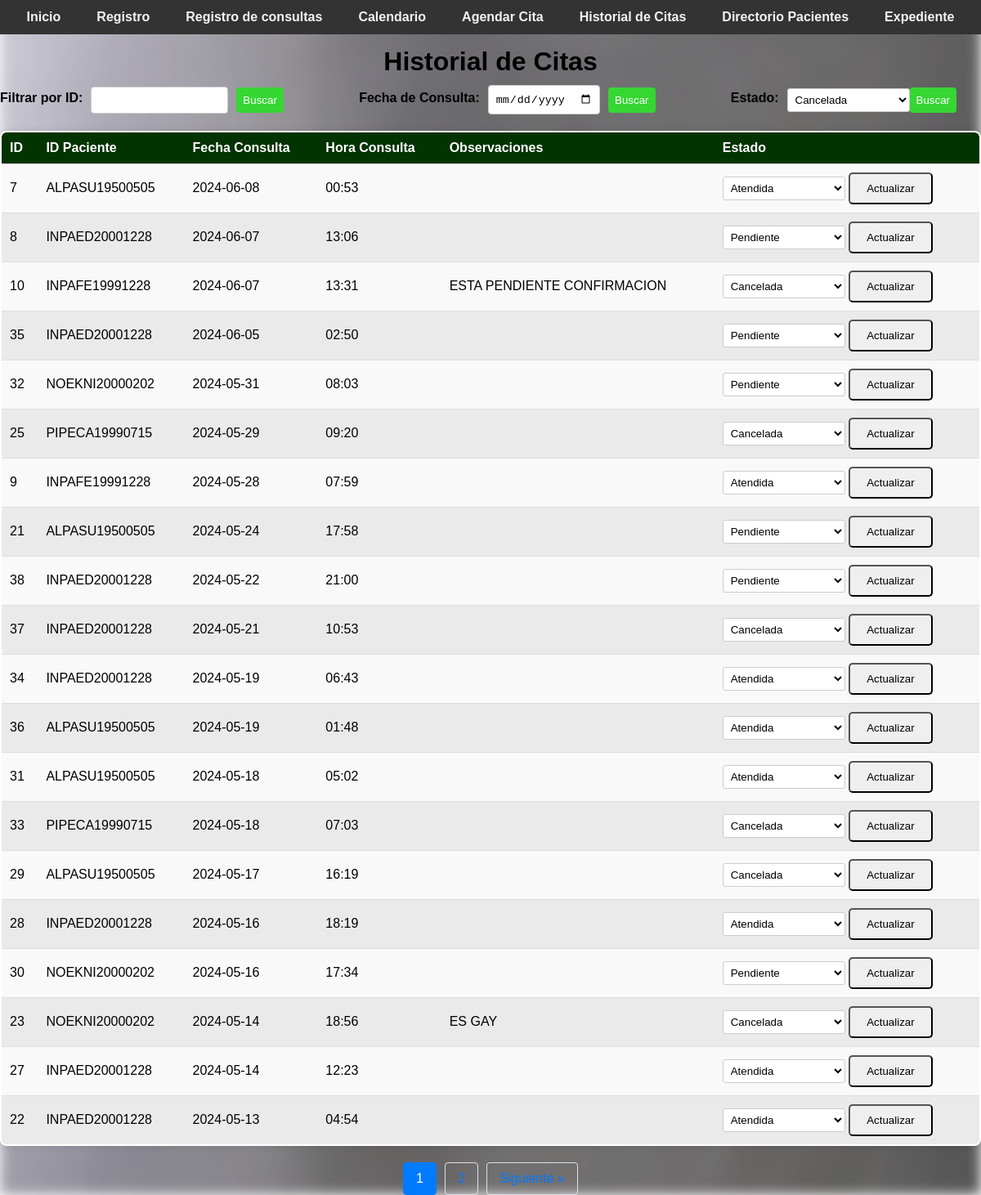
Page /historial_citas (signed in) on the earlier database version.
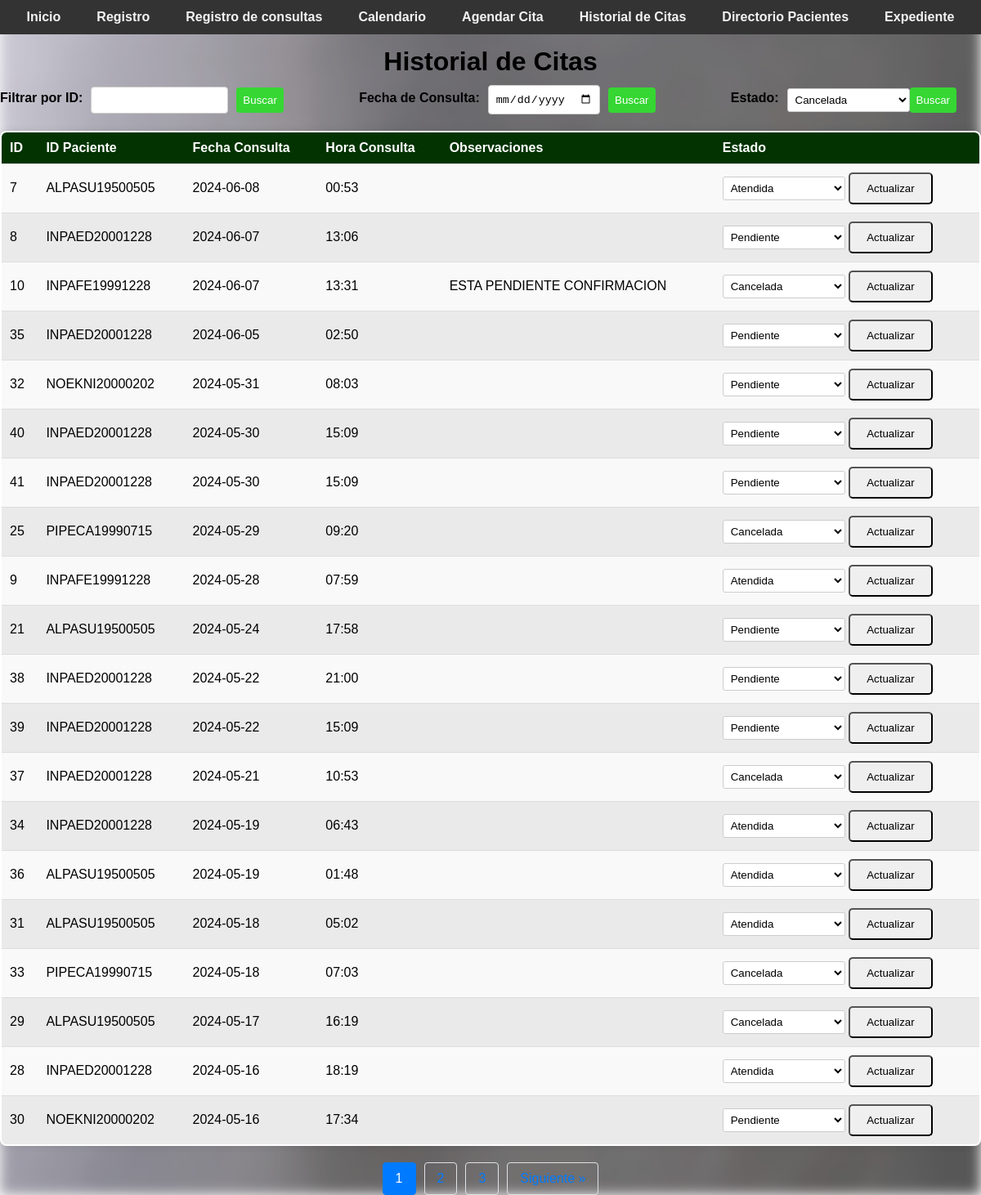
Same page on the later database version.
### tables this page shows
CREATE TABLE "citas_nutricion" (
                    id_cita INTEGER PRIMARY KEY AUTOINCREMENT,
                    id_paciente TEXT,
                    fecha_consulta TEXT NOT NULL,
                    hora_consulta TEXT NOT NULL, 
                    observaciones TEXT,
                    estado TEXT DEFAULT 'Pendiente',
                    FOREIGN KEY (id_paciente) REFERENCES pacientes(id_paciente)
                );

### app.py (the view, shortened to what this page needs)
@app.route('/historial_citas', methods=['GET', 'POST'])
@login_required
def historial_citas():
    filter_text = request.form.get('filter_text')
    filter_by = request.form.get('filter_by')
    page = request.args.get('page', 1, type=int)
    per_page = 20
    query = "SELECT * FROM citas_nutricion"
    params = []
    with get_db_connection() as connection:
        cursor = connection.cursor()
        cursor.execute(query, params)
        citas_nutricion = cursor.fetchall()
    with get_db_connection() as connection:
        cursor = connection.cursor()
        cursor.execute("SELECT id_paciente, primer_apellido, segundo_apellido, nombres FROM pacientes")
        pacientes = cursor.fetchall()
    citas_ordenadas = sorted(citas_nutricion, key=lambda x: x['fecha_consulta'], reverse=True)
    total_citas = len(citas_ordenadas)
    total_pages = math.ceil(total_citas / per_page)
    start = (page - 1) * per_page
    end = start + per_page
    citas_paginadas = citas_ordenadas[start:end]
    return render_template(
        'nutricion/historial_citas.html',
        citas_nutricion=citas_paginadas,
        pacientes=pacientes,
        page=page,
        total_pages=total_pages
    )

### app.py (called while the page is built)
def login_required(f):
    @wraps(f)
    def decorated_function(*args, **kwargs):
        if 'username' not in session:
            return redirect(url_for('login'))
        return f(*args, **kwargs)
    return decorated_function

def get_db_connection():
    connection = sqlite3.connect('nutricion_consulta.db')
    connection.row_factory = sqlite3.Row
    return connection

### templates/nutricion/historial_citas.html (shortened to what this page needs)
<!DOCTYPE html>
<html lang="es">
<head>
    <link rel="stylesheet" href="{{ url_for('static', filename='css/style.css') }}">
</head>
<body>
    <div class="navbar">
        <a href="/">Inicio</a>
        <a href="/registro">Registro</a>
        <a href="/consultar">Registro de consultas</a>
        <a href="/options">Calendario</a>
        <a href="/agendar_cita">Agendar Cita</a>
        <a href="/historial_citas">Historial de Citas</a>
        <a href="/directorio_pacientes">Directorio Pacientes</a>
        <a href="/expediente">Expediente</a>
    </div>
    <br>      <br>
    <h1>Historial de Citas</h1>
    <div class="filter-container">
        <form action="{{ url_for('historial_citas') }}" method="post" class="filter-form">
            <label for="filter_id">Filtrar por ID:</label>
            <input type="text" id="filter_id" name="filter_text" list="pacientes_list">
            <input type="submit" value="Buscar">
        </form>
        <form action="{{ url_for('historial_citas') }}" method="post" class="filter-form">
            <label for="filter_fecha">Fecha de Consulta:</label>
            <input type="date" id="filter_fecha" name="filter_text">
            <input type="submit" value="Buscar">
        </form>
        <form action="{{ url_for('historial_citas') }}" method="post" class="filter-form">
            <label for="filter_estado">Estado:</label>
            <select id="filter_estado" name="filter_text">
                <option value="Cancelada" {% if filter_text == 'Cancelada' %} selected {% endif %}>Cancelada</option>
            </select>
            <input type="submit" value="Buscar">
        </form>
    </div>
    <table>
        <thead>
            <tr>
                <th>ID</th>
                <th>ID Paciente</th>
                <th>Fecha Consulta</th>
                <th>Hora Consulta</th>
                <th>Observaciones</th>
                <th>Estado</th>
            </tr>
        </thead>
        <tbody>
            {% for cita in citas_nutricion %}
            <tr>
                <td>{{ cita[0] }}</td>
                <td>{{ cita[1] }}</td>
                <td>{{ cita[2] }}</td>
                <td>{{ cita[3] }}</td>
                <td>{{ cita[4] }}</td>
                <td>
                    <form action="/actualizar_estado" method="POST">
                        <select name="estado">
                            <option value="Pendiente" {% if cita[5] == 'Pendiente' %}selected{% endif %}>Pendiente</option>
                            <option value="Atendida" {% if cita[5] == 'Atendida' %}selected{% endif %}>Atendida</option>
                            <option value="Cancelada" {% if cita[5] == 'Cancelada' %}selected{% endif %}>Cancelada</option>
                        </select>
                        <input type="submit" value="Actualizar">
                    </form>
                </td>
            </tr>
            {% endfor %}
        </tbody>
    </table>
    <div class="pagination">
        {% for p in range(1, total_pages + 1) %}
        <a href="{{ url_for('historial_citas', page=p) }}" {% if p == page %}class="active"{% endif %}>{{ p }}</a>
        {% endfor %}
        {% if page < total_pages %}
        <a href="{{ url_for('historial_citas', page=page+1) }}">Siguiente &raquo;</a>
        {% endif %}
    </div>
</body>
</html>

Differences in the rows shown:
no longer on this page (row unchanged): citas_nutricion: id_cita "23", id_paciente "NOEKNI20000202", fecha_consulta "2024-05-14", hora_consulta "18:56", observaciones "ES GAY", estado "Cancelada"
no longer on this page (row unchanged): citas_nutricion: id_cita "27", id_paciente "INPAED20001228", fecha_consulta "2024-05-14", hora_consulta "12:23", estado "Atendida"
no longer on this page (row unchanged): citas_nutricion: id_cita "22", id_paciente "INPAED20001228", fecha_consulta "2024-05-13", hora_consulta "04:54", estado "Atendida"
added citas_nutricion: id_cita "40", id_paciente "INPAED20001228", fecha_consulta "2024-05-30", hora_consulta "15:09", estado "Pendiente"
added citas_nutricion: id_cita "41", id_paciente "INPAED20001228", fecha_consulta "2024-05-30", hora_consulta "15:09", estado "Pendiente"
added citas_nutricion: id_cita "39", id_paciente "INPAED20001228", fecha_consulta "2024-05-22", hora_consulta "15:09", estado "Pendiente"
